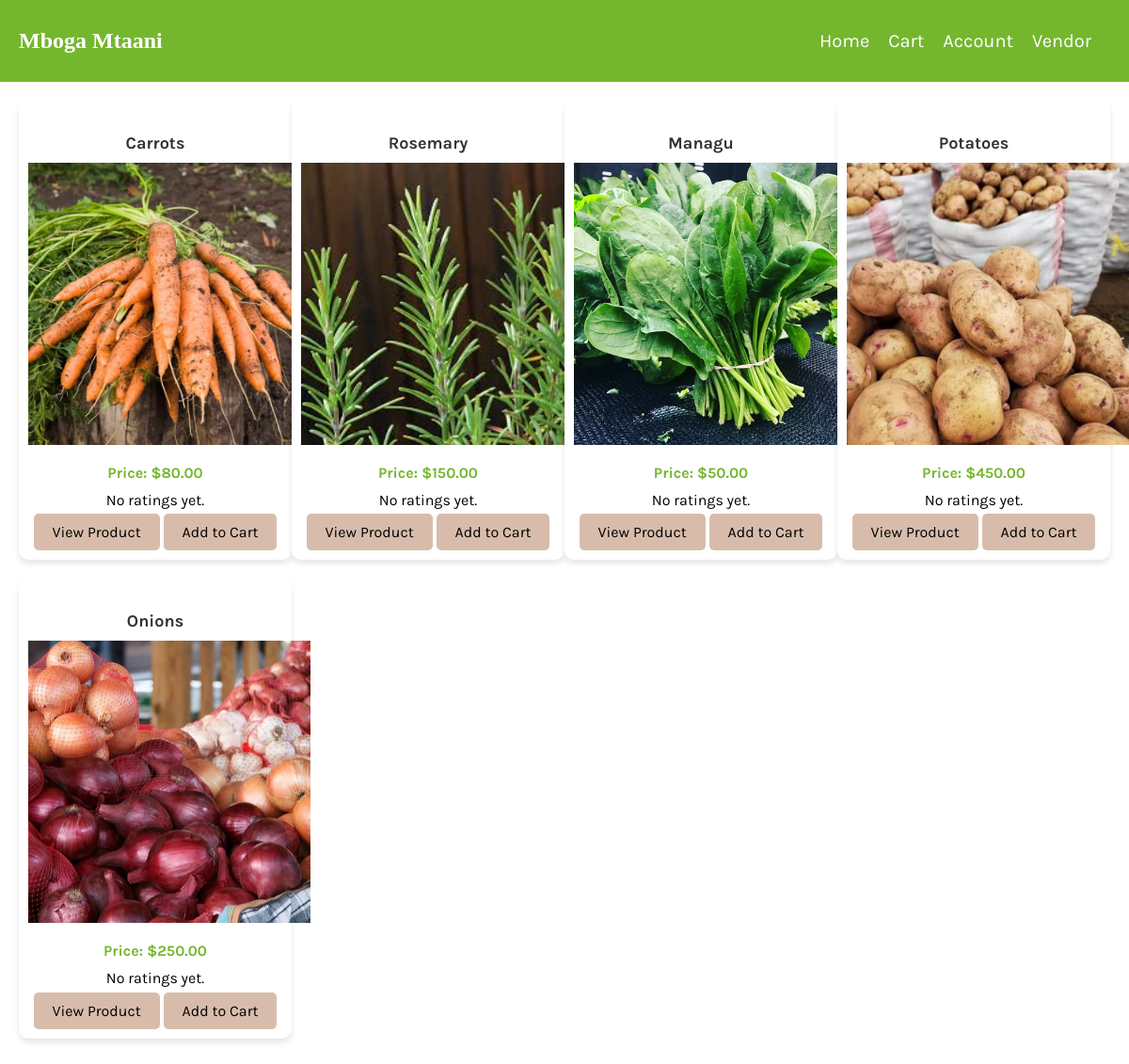
/inventory/products/list, run on the app's committed database.
### inventory/models.py (models this page shows, shortened)
class Product(models.Model):
    vendor = models.ForeignKey(Vendor, on_delete=models.CASCADE)
    name = models.CharField(max_length=32)
    description = models.TextField()
    image = models.ImageField(upload_to= 'images/')
    price = models.DecimalField(max_digits = 6, decimal_places = 2)
    stock = models.PositiveIntegerField()
    date_created = models.DateTimeField(auto_now_add=True)
    date_updated = models.DateTimeField(auto_now=True)

### inventory/views.py (the view)
# urls.py: path("products/list", products_list, name = "products_list_view"),
def products_list(request):
    products = Product.objects.all()
    product_ratings = {}
    for product in products:
        ratings = Reviews.objects.filter(product=product)
        product_ratings[product.id] = ratings
    context = {
        'products':products,
        'product_ratings': product_ratings
    }
    return render (request, "inventory/products_list.html", context)

### templates/inventory/products_list.html (shortened to what this page needs)
<!DOCTYPE html>
<html lang="en">
<head>
    {%load static%}
    <link rel="stylesheet" type="text/css" href="{%static 'css/products_list.css'%}">
</head>
<body>
    {% include 'navbar.html'%}
    <div class="products-container">
        {% for product in products %}
            <div class="product-card">
                <h4 class="product-title">{{ product.name }}</h4>
                <img src="{{ product.image.url }}" alt="Image">
                <p class="product-price">Price: ${{ product.price }}</p>
                <div>
                    {% for rating in product_ratings.product.id %}
                        Rating: {{ rating.rating }}
                    {% empty %}
                        No ratings yet.
                    {% endfor %}
                </div>
                <a href="{% url 'product_detail_view' id=product.id %}" class="view-product-link">View Product</a>
                <a href="{% url 'product_cart' product.id  %}" class="view-product-link">Add to Cart</a>
            </div>
        {% endfor %}
    </div>
</body>
</html>

### static/css/products_list.css (style rules this page uses)
body { font-family: Arial, sans-serif; margin: 0; padding: 0; font-family: 'Karla', sans-serif; }
.products-container { display: flex; flex-wrap: wrap; justify-content: space-between; padding: 20px; }
.product-card { width: calc(25% - 20px); padding: 10px; margin-bottom: 20px; border-radius: 10px; box-shadow: 0px 4px 6px rgba(0, 0, 0, 0.1); background-color: #fff; text-align: center; }
.product-card img { width: 300px; height: 300px; object-fit: cover; }
.product-title { font-size: 18px; margin-bottom: 10px; color: #333; }
.product-price { font-size: 16px; font-weight: bold; margin-bottom: 10px; color: #74B72E; }
.view-product-link { display: inline-block; padding: 10px 20px; margin-top: 2%; background-color: #D8BCAB; color: black; text-decoration: none; border-radius: 5px; transition: background-color 0.2s ease-in-out, color 0.2s ease-in-out; }

### static/css/navbar.css (style rules this page uses)
body, ul { margin: 0; padding: 0; font-family: 'Karla', sans-serif; }

### data on the page
Product: name "Carrots", image (picture), price "80.00"
Product: name "Rosemary", image (picture), price "150.00"
Product: name "Managu", image (picture), price "50.00"
Product: name "Potatoes", image (picture), price "450.00"
Product: name "Onions", image (picture), price "250.00"
